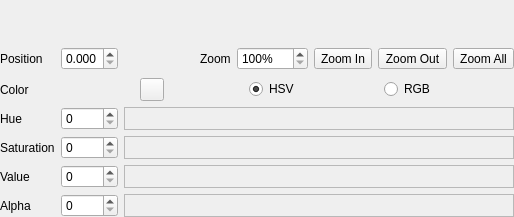
<ui version="4.0" >
 <comment>*********************************************************************
**
** Copyright (C) 1992-$THISYEAR$ $TROLLTECH$. All rights reserved.
**
** This file is part of the $MODULE$ of the Qt Toolkit.
**
** $TROLLTECH_DUAL_LICENSE$
**
** This file is provided AS IS with NO WARRANTY OF ANY KIND, INCLUDING THE
** WARRANTY OF DESIGN, MERCHANTABILITY AND FITNESS FOR A PARTICULAR PURPOSE.
**
*********************************************************************</comment>
 <class>QtGradientStopsEditor</class>
 <widget class="QWidget" name="QtGradientStopsEditor" >
  <property name="geometry" >
   <rect>
    <x>0</x>
    <y>0</y>
    <width>514</width>
    <height>217</height>
   </rect>
  </property>
  <property name="windowTitle" >
   <string>Form</string>
  </property>
  <layout class="QGridLayout" >
   <property name="margin" >
    <number>0</number>
   </property>
   <property name="spacing" >
    <number>6</number>
   </property>
   <item row="5" column="1" >
    <widget class="QSpinBox" name="valueSpinBox" >
     <property name="maximum" >
      <number>255</number>
     </property>
    </widget>
   </item>
   <item row="1" column="4" >
    <widget class="QtSpinBox" name="zoomSpinBox" >
     <property name="suffix" >
      <string>%</string>
     </property>
     <property name="maximum" >
      <number>10000</number>
     </property>
     <property name="minimum" >
      <number>100</number>
     </property>
     <property name="singleStep" >
      <number>100</number>
     </property>
     <property name="value" >
      <number>100</number>
     </property>
    </widget>
   </item>
   <item row="1" column="1" >
    <widget class="QtDoubleSpinBox" name="positionSpinBox" >
     <property name="decimals" >
      <number>3</number>
     </property>
     <property name="maximum" >
      <double>1</double>
     </property>
     <property name="minimum" >
      <double>0</double>
     </property>
     <property name="singleStep" >
      <double>0.01</double>
     </property>
     <property name="value" >
      <double>0</double>
     </property>
    </widget>
   </item>
   <item row="3" column="1" >
    <widget class="QSpinBox" name="hueSpinBox" >
     <property name="maximum" >
      <number>359</number>
     </property>
    </widget>
   </item>
   <item row="6" column="1" >
    <widget class="QSpinBox" name="alphaSpinBox" >
     <property name="maximum" >
      <number>255</number>
     </property>
    </widget>
   </item>
   <item row="4" column="1" >
    <widget class="QSpinBox" name="saturationSpinBox" >
     <property name="maximum" >
      <number>255</number>
     </property>
    </widget>
   </item>
   <item row="6" column="2" colspan="6" >
    <widget class="QFrame" name="frame_4" >
     <property name="frameShape" >
      <enum>QFrame::StyledPanel</enum>
     </property>
     <property name="frameShadow" >
      <enum>QFrame::Raised</enum>
     </property>
     <layout class="QVBoxLayout" >
      <property name="margin" >
       <number>0</number>
      </property>
      <property name="spacing" >
       <number>6</number>
      </property>
      <item>
       <widget class="QtColorLine" name="alphaColorLine" >
        <property name="focusPolicy" >
         <enum>Qt::StrongFocus</enum>
        </property>
       </widget>
      </item>
     </layout>
    </widget>
   </item>
   <item row="5" column="2" colspan="6" >
    <widget class="QFrame" name="frame_3" >
     <property name="frameShape" >
      <enum>QFrame::StyledPanel</enum>
     </property>
     <property name="frameShadow" >
      <enum>QFrame::Raised</enum>
     </property>
     <layout class="QVBoxLayout" >
      <property name="margin" >
       <number>0</number>
      </property>
      <property name="spacing" >
       <number>6</number>
      </property>
      <item>
       <widget class="QtColorLine" name="valueColorLine" >
        <property name="focusPolicy" >
         <enum>Qt::StrongFocus</enum>
        </property>
       </widget>
      </item>
     </layout>
    </widget>
   </item>
   <item row="4" column="2" colspan="6" >
    <widget class="QFrame" name="frame_2" >
     <property name="frameShape" >
      <enum>QFrame::StyledPanel</enum>
     </property>
     <property name="frameShadow" >
      <enum>QFrame::Raised</enum>
     </property>
     <layout class="QVBoxLayout" >
      <property name="margin" >
       <number>0</number>
      </property>
      <property name="spacing" >
       <number>6</number>
      </property>
      <item>
       <widget class="QtColorLine" name="saturationColorLine" >
        <property name="focusPolicy" >
         <enum>Qt::StrongFocus</enum>
        </property>
       </widget>
      </item>
     </layout>
    </widget>
   </item>
   <item row="0" column="0" colspan="8" >
    <widget class="QtGradientStopsWidget" name="gradientWidget" >
     <property name="sizePolicy" >
      <sizepolicy>
       <hsizetype>13</hsizetype>
       <vsizetype>7</vsizetype>
       <horstretch>0</horstretch>
       <verstretch>0</verstretch>
      </sizepolicy>
     </property>
     <property name="focusPolicy" >
      <enum>Qt::StrongFocus</enum>
     </property>
    </widget>
   </item>
   <item row="1" column="0" >
    <widget class="QLabel" name="positionLabel" >
     <property name="text" >
      <string>Position</string>
     </property>
    </widget>
   </item>
   <item row="1" column="2" >
    <spacer>
     <property name="orientation" >
      <enum>Qt::Horizontal</enum>
     </property>
     <property name="sizeHint" >
      <size>
       <width>16</width>
       <height>27</height>
      </size>
     </property>
    </spacer>
   </item>
   <item row="1" column="3" >
    <widget class="QLabel" name="zoomLabel" >
     <property name="text" >
      <string>Zoom</string>
     </property>
    </widget>
   </item>
   <item row="2" column="0" >
    <widget class="QLabel" name="colorLabel" >
     <property name="text" >
      <string>Color</string>
     </property>
    </widget>
   </item>
   <item row="1" column="7" >
    <widget class="QToolButton" name="zoomAllButton" >
     <property name="text" >
      <string>Zoom All</string>
     </property>
    </widget>
   </item>
   <item row="3" column="0" >
    <widget class="QLabel" name="hueLabel" >
     <property name="text" >
      <string>Hue</string>
     </property>
    </widget>
   </item>
   <item row="4" column="0" >
    <widget class="QLabel" name="saturationLabel" >
     <property name="text" >
      <string>Saturation</string>
     </property>
    </widget>
   </item>
   <item row="5" column="0" >
    <widget class="QLabel" name="valueLabel" >
     <property name="text" >
      <string>Value</string>
     </property>
    </widget>
   </item>
   <item row="6" column="0" >
    <widget class="QLabel" name="alphaLabel" >
     <property name="text" >
      <string>Alpha</string>
     </property>
    </widget>
   </item>
   <item row="1" column="6" >
    <widget class="QToolButton" name="zoomOutButton" >
     <property name="text" >
      <string>Zoom Out</string>
     </property>
    </widget>
   </item>
   <item row="1" column="5" >
    <widget class="QToolButton" name="zoomInButton" >
     <property name="text" >
      <string>Zoom In</string>
     </property>
    </widget>
   </item>
   <item row="2" column="1" colspan="7" >
    <layout class="QHBoxLayout" >
     <property name="margin" >
      <number>0</number>
     </property>
     <property name="spacing" >
      <number>6</number>
     </property>
     <item>
      <widget class="QtColorButton" name="colorButton" >
       <property name="text" >
        <string/>
       </property>
      </widget>
     </item>
     <item>
      <widget class="QRadioButton" name="hsvRadioButton" >
       <property name="sizePolicy" >
        <sizepolicy>
         <hsizetype>0</hsizetype>
         <vsizetype>0</vsizetype>
         <horstretch>0</horstretch>
         <verstretch>0</verstretch>
        </sizepolicy>
       </property>
       <property name="text" >
        <string>HSV</string>
       </property>
       <property name="checked" >
        <bool>true</bool>
       </property>
      </widget>
     </item>
     <item>
      <widget class="QRadioButton" name="rgbRadioButton" >
       <property name="sizePolicy" >
        <sizepolicy>
         <hsizetype>0</hsizetype>
         <vsizetype>0</vsizetype>
         <horstretch>0</horstretch>
         <verstretch>0</verstretch>
        </sizepolicy>
       </property>
       <property name="text" >
        <string>RGB</string>
       </property>
      </widget>
     </item>
    </layout>
   </item>
   <item row="3" column="2" colspan="6" >
    <widget class="QFrame" name="frame" >
     <property name="frameShape" >
      <enum>QFrame::StyledPanel</enum>
     </property>
     <property name="frameShadow" >
      <enum>QFrame::Raised</enum>
     </property>
     <layout class="QVBoxLayout" >
      <property name="margin" >
       <number>0</number>
      </property>
      <property name="spacing" >
       <number>6</number>
      </property>
      <item>
       <widget class="QtColorLine" name="hueColorLine" >
        <property name="focusPolicy" >
         <enum>Qt::StrongFocus</enum>
        </property>
       </widget>
      </item>
     </layout>
    </widget>
   </item>
  </layout>
 </widget>
 <customwidgets>
  <customwidget>
   <class>QtSpinBox</class>
   <extends>QSpinBox</extends>
   <header>qtspinbox.h</header>
  </customwidget>
  <customwidget>
   <class>QtGradientStopsWidget</class>
   <extends>QFrame</extends>
   <header>qtgradientstopswidget.h</header>
  </customwidget>
  <customwidget>
   <class>QtColorButton</class>
   <extends>QToolButton</extends>
   <header>qtcolorbutton.h</header>
  </customwidget>
  <customwidget>
   <class>QtDoubleSpinBox</class>
   <extends>QDoubleSpinBox</extends>
   <header>qtspinbox.h</header>
  </customwidget>
  <customwidget>
   <class>QtColorLine</class>
   <extends>QFrame</extends>
   <header>qtcolorline.h</header>
  </customwidget>
 </customwidgets>
 <tabstops>
  <tabstop>gradientWidget</tabstop>
  <tabstop>positionSpinBox</tabstop>
  <tabstop>zoomSpinBox</tabstop>
  <tabstop>zoomInButton</tabstop>
  <tabstop>zoomOutButton</tabstop>
  <tabstop>zoomAllButton</tabstop>
  <tabstop>colorButton</tabstop>
  <tabstop>hsvRadioButton</tabstop>
  <tabstop>rgbRadioButton</tabstop>
  <tabstop>hueColorLine</tabstop>
  <tabstop>saturationColorLine</tabstop>
  <tabstop>valueColorLine</tabstop>
  <tabstop>alphaColorLine</tabstop>
 </tabstops>
 <resources/>
 <connections/>
</ui>
